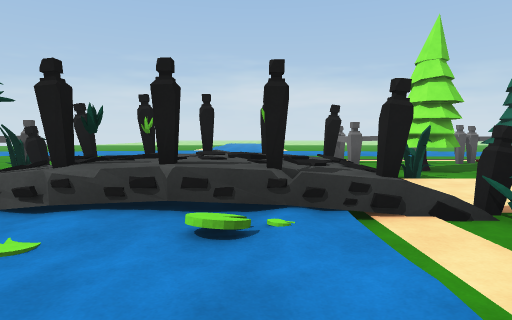
view 1 (above)

24 first-person views from a walk through a scene from a Unity 3-D project. The camera is 1.4 m above the floor, tilts 4° down and sees 75° across. The floor is counted in squares, 2 m on a side. Each view is taken from the middle of a square. On the plan, view 1 faces up. The plan holds only what a view shows up to about 10 squares ahead; the rest is blank. The place goes on beyond the plan. The player is left out. Surface patterns are stand-ins for the level's own textures.

view 2
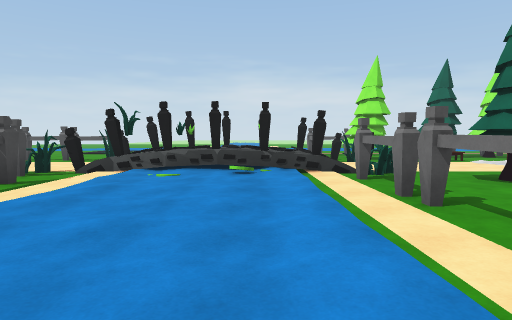

view 3
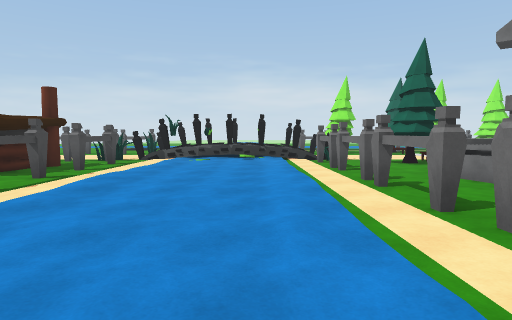

view 4
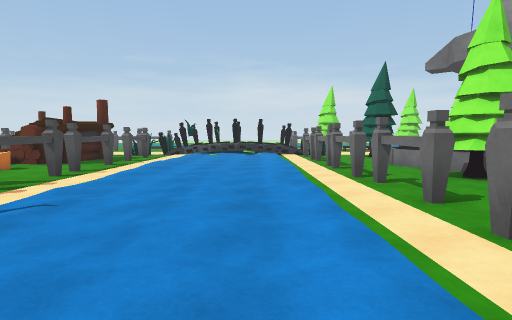

view 5
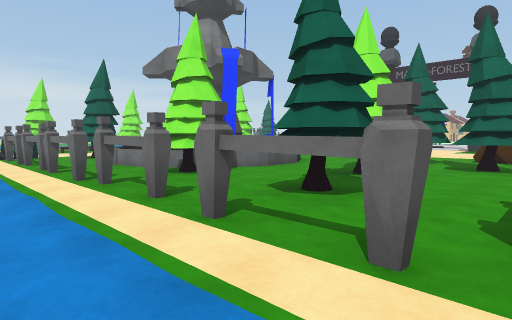

view 6
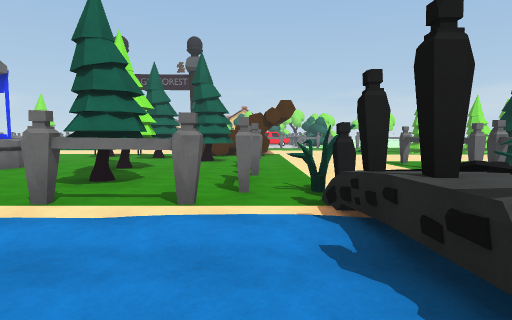

view 7
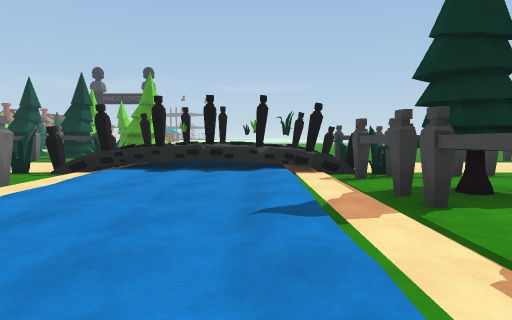

view 8
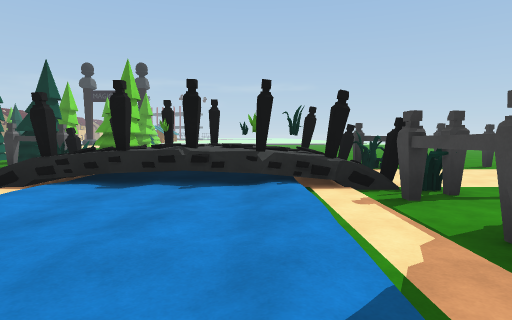

view 9
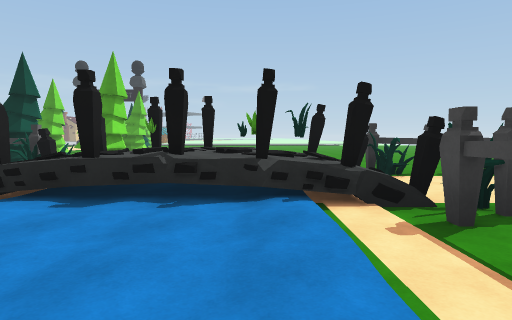

view 10
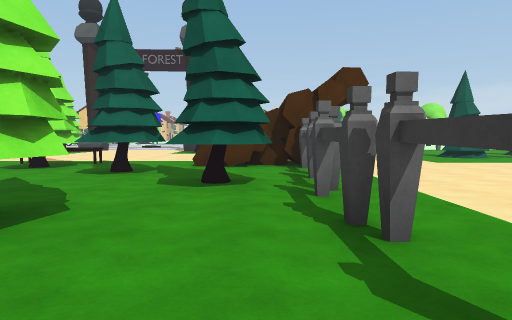

view 11
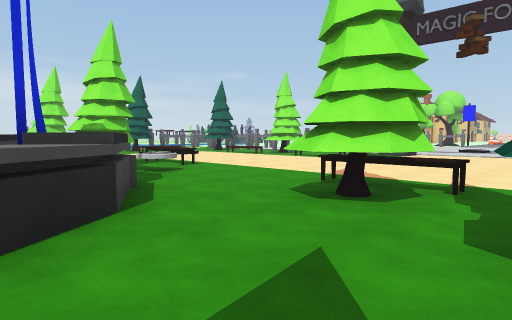

view 12
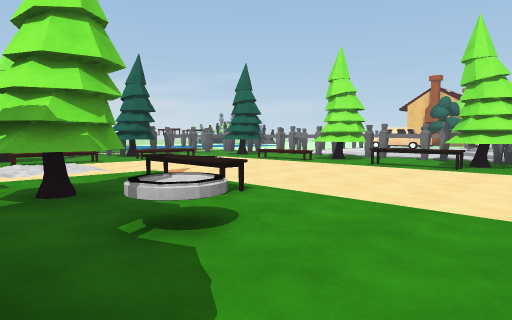

view 13
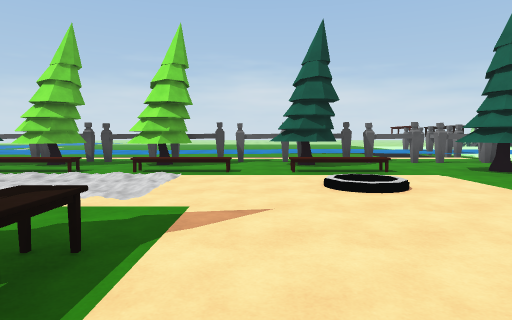

view 14
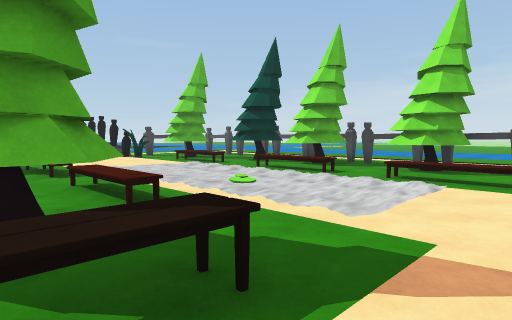

view 15
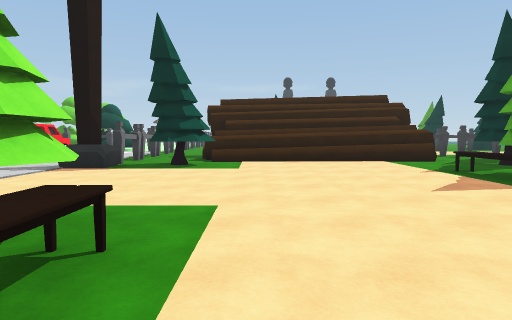

view 16
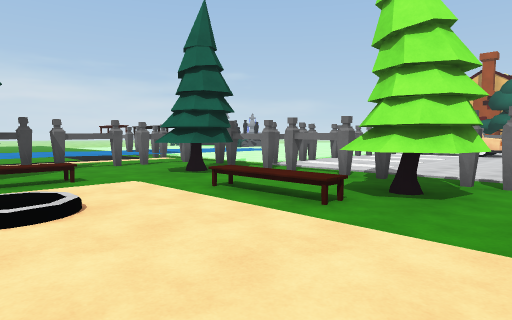

view 17
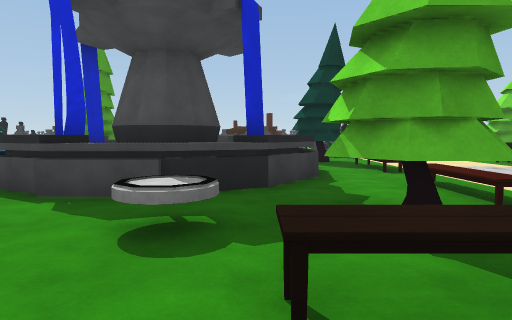

view 18
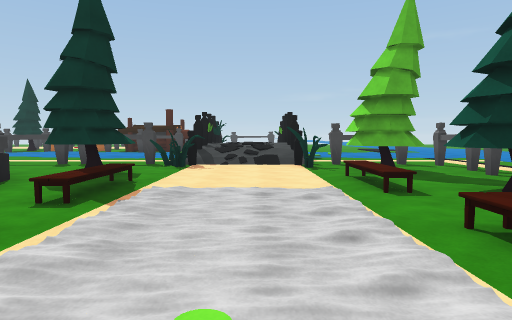

view 19
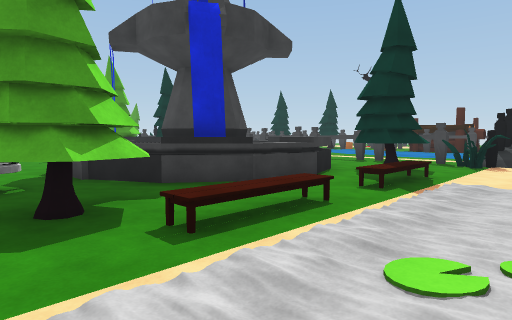

view 20
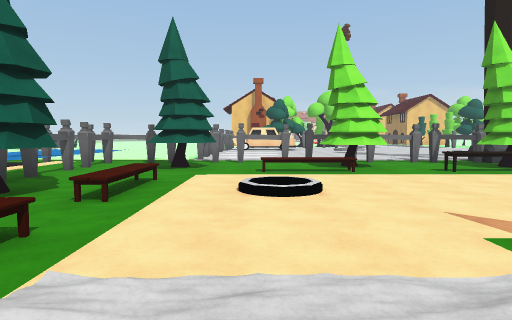

view 21
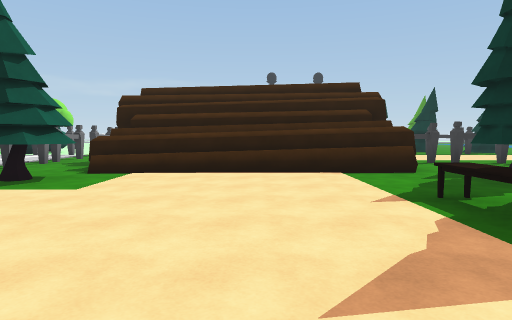

view 22
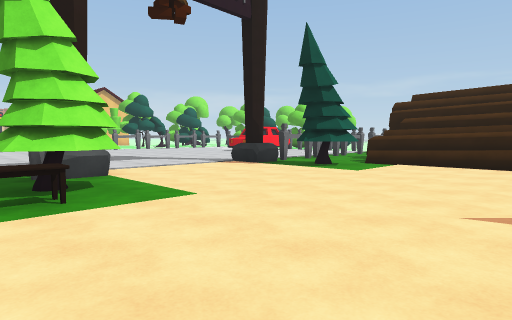

view 23
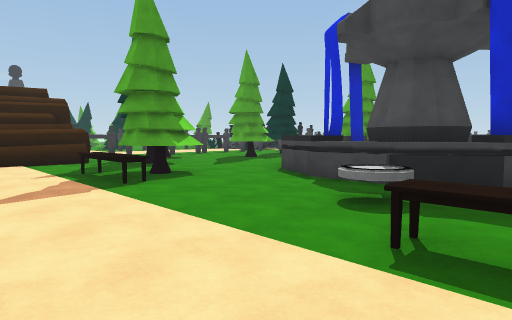

view 24
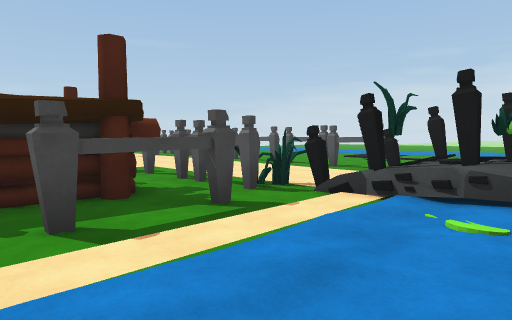

### Floor plan
Key: @ floor where view 1 was taken; # wall or solid block; x gap in a wall; . main floor; : floor 0.25 m higher than the main floor; + floor 1 m higher than the main floor; * floor 1.25 m higher than the main floor; / step, stairs or slope; = window, fence, low wall or low ledge; ^ raised ledge; v drop or lower ground; O other object.
Columns run from 7 left of view 1 to 21 right of it. Each row starts with its distance up from view 1.
 10         /##.## x..   .. ....#
  9         /x....OOO.OOx#O#xx###
  8  ..     /#OO.OO.O.OO..OO....#
  7 #x#     /#OOOO..OO.OO.OO..OO#
  6 ..#xx#=#=/#...//////......O##
  5 ... //////....::::::.....O.##
  4 ...///*+//....//////.....O.##
  3 ####xv=v=##..OO.OO.......OOO#
  2 ....::://x.OO.....O.O.....OO#
  1  #.#::::/#.OO^^^..O.O....O.=#
  0  #.#:::@/x..^^^^^...O....O. #
 -1 ##..::::/#.^^^#^^^O......OOO#
 -2 .#.#::::/x.^^  #^^........O.#
 -3  ^.#::::/x.^^ ^^^............
 -4   ..::::/#.OO^^^^...O........
 -5   .#::::/..OO.^#..OOO........
 -6    #::::/#..........O........
 -7    x::::/#....O..OO.......O.#
 -8   .#::::/..O.OO..OO.......O.#
 -9   O.::::/#.O....OO ##^^^^^..#
-10  OO#::::/#......OO ## ####..#
-11 .###::::/.##.xxx#####      .#
-12 #.###=vv###.......         .#
-13 .../////= .........
-14 ... //*/= .. .......
-15 ..########## .## .....
-16 #..      O  #      ...
-17 ...      O OO       ..
-18             O O
-19               O

Positions as (right, up) in squares from view 1, and headings:
1: (0, 0), facing up
2: (0, -4), facing up
3: (0, -8), facing up
4: (0, -11), facing up
5: (0, -11), facing up-right
6: (-2, -11), facing right
7: (-2, -5), facing down
8: (-2, -7), facing down
9: (-2, -8), facing down
10: (4, -10), facing right
11: (8, -7), facing up-right
12: (10, -3), facing up-right
13: (14, 0), facing up
14: (14, 1), facing up-left
15: (17, 1), facing down
16: (15, 1), facing up-right
17: (14, 0), facing left
18: (11, 5), facing left
19: (12, 5), facing down-left
20: (11, 5), facing right
21: (15, -2), facing down
22: (14, 0), facing down-right
23: (15, 1), facing down-left
24: (-1, -1), facing up-left
